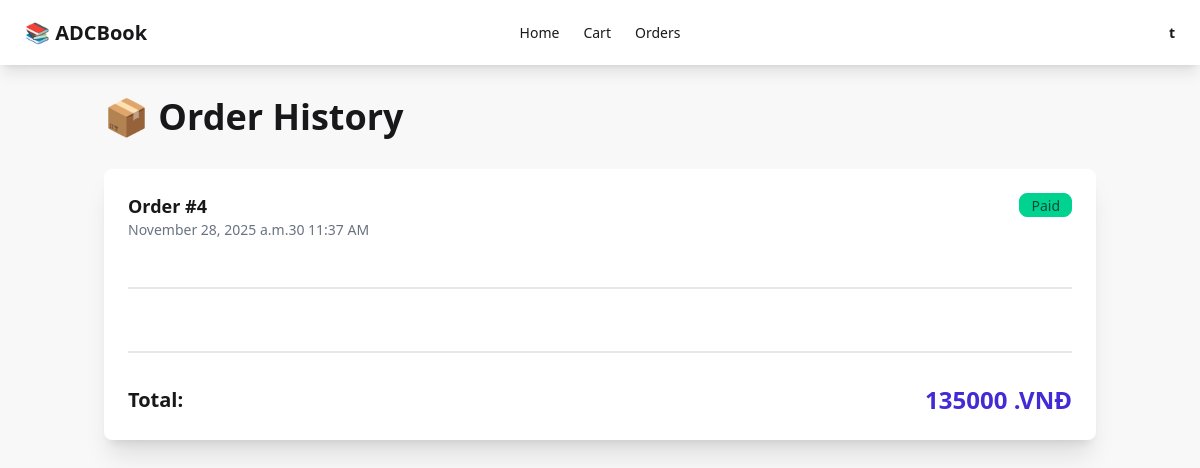
The app's page /orders/ (signed in) with its own data.
### orders/models.py (models this page shows, shortened)
class Order(models.Model):
    STATUS_CHOICES = [
        ('pending', 'Pending'),
        ('paid', 'Paid'),
        ('cancelled', 'Cancelled'),
    ]
    user = models.ForeignKey(User, on_delete=models.CASCADE, related_name='orders')
    total_price = models.DecimalField(max_digits=10, decimal_places=0, validators=[MinValueValidator(0)])
    status = models.CharField(max_length=20, choices=STATUS_CHOICES, default='pending')
    created_at = models.DateTimeField(auto_now_add=True)
    updated_at = models.DateTimeField(auto_now=True)
    class Meta:
        ordering = ['-created_at']

### orders/views.py (the view)
# urls.py: path('orders/', order_views.order_history, name='order_history'),
@login_required
def order_history(request):
    orders = Order.objects.filter(user=request.user)
    return render(request, 'orders/order_history.html', {'orders': orders})

### cart/context_processors.py (called while the page is built)
def cart_count(request):
    if request.user.is_authenticated:
        try:
            cart = request.user.cart
            count = sum(item.quantity for item in cart.items.all())
            return {'cart_count': count}
        except:
            return {'cart_count': 0}
    return {'cart_count': 0}

### orders/templates/orders/order_history.html (shortened to what this page needs)
{% extends 'base.html' %} {% block title %}Order History - Bookstore{% endblock %} {% block content %}
<h1 class="text-4xl font-bold mb-8">📦 Order History</h1>
{% if orders %}
<div class="space-y-6">
    {% for order in orders %}
    <div class="card bg-base-100 shadow-xl">
        <div class="card-body">
            <div class="flex justify-between items-start mb-4">
                <div>
                    <h2 class="card-title">Order #{{ order.id }}</h2>
                    <p class="text-sm text-gray-500">{{ order.created_at|date:"F d, Y at h:i A" }}</p>
                </div>
                <div class="badge badge-success">{{ order.get_status_display }}</div>
            </div>
            <div class="divider"></div>
            <div class="divider"></div>
            <div class="flex justify-between items-center">
                <span class="text-xl font-bold">Total:</span>
                <span class="text-2xl font-bold text-primary">{{ order.total_price }} .VNĐ</span>
            </div>
        </div>
    </div>
    {% endfor %}
</div>
{% endif %} {% endblock %}

### theme/templates/base.html (shortened to what this page needs)
{% load static tailwind_tags %} {% load django_htmx %}
<!DOCTYPE html>
<html lang="en">
<head>
    <meta http-equiv="X-UA-Compatible" content="ie=edge"> {% htmx_script %} {% tailwind_css %}
</head>
<body class="bg-base-200" hx-headers='{"x-csrftoken": "{{ csrf_token }}"}' hx-boost="true">
    <div class="navbar bg-base-100 shadow-lg">
        <div class="navbar-start">
            <a href="{% url 'home' %}" class="btn btn-ghost text-xl">📚 ADCBook</a>
        </div>
        <div class="navbar-center hidden lg:flex">
            <ul class="menu menu-horizontal px-1">
                <li><a href="{% url 'home' %}">Home</a></li>
                {% if user.is_authenticated %}
                <li><a href="{% url 'cart' %}">Cart {% if cart_count %}<span class="badge badge-sm">{{ cart_count }}</span>{% endif %}</a></li>
                <li><a href="{% url 'order_history' %}">Orders</a></li>
                {% endif %}
            </ul>
        </div>
        <div class="navbar-end">
            {% if user.is_authenticated %}
            <div class="dropdown dropdown-end">
                <label tabindex="0" class="btn btn-ghost">{{ user.username }}</label>
            </div>
            {% else %}
            <a href="{% url 'login' %}" class="btn btn-ghost">Login</a>
            <a href="{% url 'register' %}" class="btn btn-primary">Register</a> {% endif %}
        </div>
    </div>
    <div class="container mx-auto px-4 py-8">
        {% block content %} {% endblock %}
    </div>
</body>
</html>

### records on screen
Order: id "4", created_at "November 28, 2025 a.m.30 11:37 AM", status "Paid", total_price "135000"

### other values on screen
{{ user.username }} "t"
